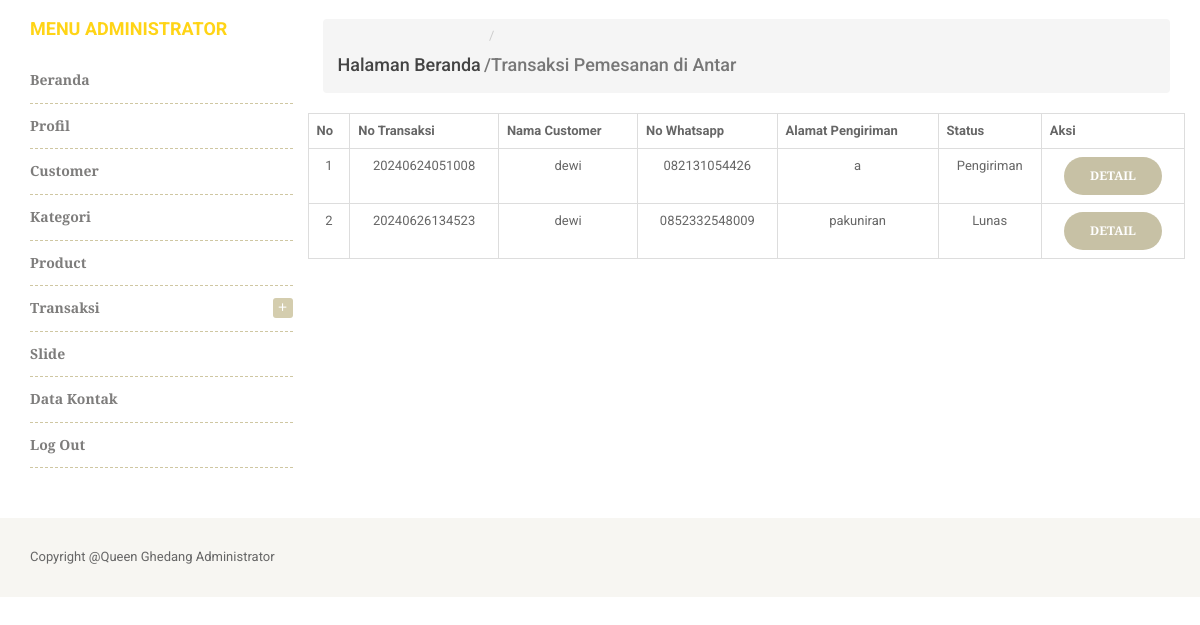
/administrator/pemesanan-diantar/ (signed in), run on the app's committed database.
### cart/models.py (models this page shows, shortened)
class Transaksi(models.Model):
    Status=(
        ('Belum Lunas', 'Belum Lunas'),
        ('Lunas' , 'Lunas'),
        ('Pengiriman' , 'Pengiriman'),
        ('Selesai' , 'Selesai'),
        ('Gagal' , 'Gagal'),
        ('Kadaluarsa' , 'Kadaluarsa'),
        ('Pembayaran Ditolak' , 'Pembayaran Ditolak'),
    )
    KT=(
        ('ditempat', 'ditempat'),
        ('dilokasi' , 'dilokasi'),
    )
    custumer = models.ForeignKey(Custumer, null=True, blank=False, related_name="produks", on_delete=models.SET_NULL)
    no_transaksi = models.CharField(max_length=200, blank=False, null=True)
    wa_kirim = models.CharField(max_length=200, blank=True, null=True,verbose_name="No Whatsapp")
    alamat_kirim = models.CharField(max_length=300, blank=True, null=True)
    total_transaksi = models.BigIntegerField(blank=True, null=True)
    keterangan_pesanan = models.CharField(max_length=200, blank=True, null=True, choices=KT)
    status = models.CharField(max_length=200, default="belum lunas", blank=True, null=True, choices=Status)
    date_created= models.DateTimeField(auto_now_add=True, null=True,blank=True)
    token_payment = models.CharField(max_length=300, blank=True, null=True)
    class Meta:
        ordering = ('-no_transaksi', )
    class Meta:
        verbose_name_plural ="Transaksi"

### website/models.py (models this page shows, shortened)
class Custumer(models.Model):
    user = models.OneToOneField(User, null=True, on_delete=models.CASCADE)
    nama = models.CharField(max_length=200, blank=False, null=True)
    wa = models.CharField(max_length=200, blank=False, null=True,verbose_name="No Whatsapp")
    alamat = RichTextField(blank=True, null=True)
    email = models.EmailField(max_length=200, blank=False, null=True)
    date_created= models.DateTimeField(auto_now_add=True, null=True)
    class Meta:
        verbose_name_plural ="Custumer"

### website/decorators.py (the view)
        def perubahan_halaman(request, *args, **kwargs):
            group = None
            if request.user.groups.exists():
                group = request.user.groups.all()[0].name
            if group in yang_diizinkan :
                return fungsi_awal(request, *args, **kwargs)
            else:
                return HttpResponse('<h2><center>Anda Tidak Dijikankan Ke Tampilan ini</center></h2>')

### administrator/views.py (called while the page is built)
@login_required(login_url='loginpage')
@ijinkan_pengguna(yang_diizinkan=['administrator'])
def pemesanandiantar_admin(request):
    diantar = Transaksi.objects.filter(keterangan_pesanan="dilokasi")
    context = {
        'data': diantar,
        'judul': 'Transaksi Pemesanan di Antar ',
    }
    return render(request, 'admin_pemesanandiantar.html', context)

### cart/context_processors.py (called while the page is built)
def keranjang(request):
    return {'keranjang': Cart(request)}

### website/views.py (called while the page is built)
def kategoriberanda(request):
    kategori = Kategori.objects.filter(aktif=True).order_by('-id')
    return {'kategori':kategori}

def modalberita(request):
    modalproduk = Product.objects.order_by('-id')
    return {'modalproduk':modalproduk}

def statisweb(request):
    statis = Statis.objects.get(id=1)
    return {'statis':statis}

### administrator/templates/admin_pemesanandiantar.html (shortened to what this page needs)
{% extends "admin.html" %}
{% load static %}
{% load humanize %}
{% load crispy_forms_tags %}
{% block content %}
						<div id="center-column" class="col-lg-9 col-md-9 col-sm-9 col-xs-12">
                        <nav aria-label="breadcrumb" class="text-left">
                            <ol class="breadcrumb">
                                <li class="breadcrumb-item active"><a href="{% url 'profil_admin' %}"><h4>Halaman Beranda</h4></a></li>
                  				<li class="breadcrumb-item active" aria-current="page"><h4>/{{judul}}</h4></li>
                        </nav>
							<div class="product-category-page">
								<div class="tab-content">
									<div class="tab-pane active" id="products-grid">
										<div class="products-block">
											<div class="row mb-4">
											<div class="card card-body">
											<table class="table table-bordered mt-3">
											<thead>
												<tr align="center">
													<th>No</th>
													<th>No Transaksi</th>
													<th>Nama Customer</th>
													<th>No Whatsapp</th>
													<th>Alamat Pengiriman</th>
													<th>Status</th>
													<th>Aksi</th>
												</tr>
											</thead>
											<tbody>
											{% for row in data %}
											<tr align="center">
												<td>{{ forloop.counter }}</td>
												<td>{{row.no_transaksi}}</td>
												<td>
												{{row.custumer.nama}}
												</td>
												<td>
												{% if row.wa_kirim %}
														{{row.wa_kirim}}
												{% else %}
														{{row.custumer.wa}}
												{% endif %}
												</td>
												<td>
														{% if row.alamat_kirim %}
															{{row.alamat_kirim}}
														{% else %}
															{{row.custumer.alamat}}
														{% endif %}
												</td>
												<td>
												{{row.status}}
												</td>
												<td>
												<a href="{% url 'detailpemesanandiantar_admin' row.no_transaksi  %}" class="btn btn-sm">Detail</a>
												</td>
											</tr>
											{% empty %}
											<tr>
												<td colspan="6" align="center">Data Antar Ke Lokasi Kosong</td>
											</tr>
											{% endfor %}
											</tbody>
											</table>
											</div>
											</div>
										</div>
									</div>
								</div>
							</div>
						</div>
					</div>
				</div>
			</div>
{% endblock content %}

### data on the page
Transaksi: no_transaksi "20240624051008", custumer.nama "dewi", wa_kirim "082131054426", alamat_kirim "a", status "Pengiriman"
Transaksi: no_transaksi "20240626134523", custumer.nama "dewi", wa_kirim "0852332548009", alamat_kirim "pakuniran", status "Lunas"

### other printed values
{{ judul }} "Transaksi Pemesanan di Antar"
